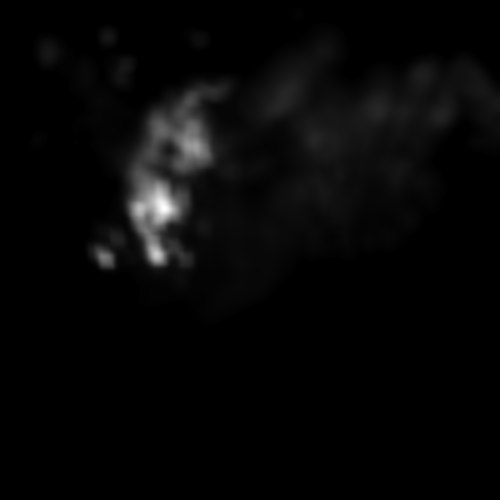
#> input picture test_file.tif, 1000 x 1000 px (shown at 1/2 size)
$ python WindField_test_Feb13.py   (older library calls are emulated)
#> lines starting #> are read from the running program, lines starting #| are printed output that depends on the picture
# -*- coding: utf-8 -*-
"""
Created on Wed Feb 13 11:47:44 2019

@author: lizhi

The methods of avoiding split and merge are including:

    scenario 1 (Benchmark):
        Maintain wind vector during forecast for sub-domains
        function: scenario_1(num_blocks)
    scenario 2:
        Moving wind vector along with events
    scenario 3:
        Combination of scenario 1 and 2
    scenario 4:
        Sum pixels when merging and Split for partition
    scenario 5:
        Substitute merged pixels with the maximum and maintain the split
"""

import numpy as np
import matplotlib.pyplot as plt
import pandas as pd
import pickle
import os
from scipy.ndimage import shift
from PIL import Image
import cv2
from numba import jit
import imageio
import datetime
import scipy

os.chdir('../for LiZhi/WindField')

def grid2grid(x,y,x_dis, y_dis):
    return (int(x+x_dis/100.), int(y+y_dis/100.)) #distance divided by 100m per pixel

def get_V(velocity_vector):
    '''
    This function returns the velocity field.

    Args:


    Returns:
        V_x, V_yb: array-like, (1000,1000), m/s

    '''
#    V_x,V_y = np.random.randint(-10, 10, (1000,1000)),np.random.randint(-10, 10, (1000,1000))
    return V_x, V_y

def get_dis(V, num_pred):
    '''
    This function calculates the distance over some velocity, meaning each cell
    moves certain distances

    Args:
        num_pred: int; indicates the predicted minutes ahead
    Returns:
        dis_X, dis_Y: array-like, (1000,1000)

    '''
    V_x,V_y = V[:,:,0], V[:,:,1]
    D_x, D_y = V_x*num_pred*2*60, V_y*num_pred*2*60
    return D_x, D_y

def Pred_img(curr_img, V , num_pred):
    '''
    This function predicts the number of images

    Args:
        curr_img: takes the current timestamp image, array-like (1000,1000), thresholded
        num_pred: see in get_dis

    Returns:
        img: predicted image
    '''
    #Initialize the pred_img:
    pred_img = np.zeros((curr_img.shape), np.int8) #binary image
    D_x, D_y = get_dis(V, num_pred)
    x,y = np.where(curr_img==1)
    for i,j in zip(x,y):
        (trans_i, trans_j) = grid2grid(i,j,D_x[i,j], D_y[i,j])
        if 0<=trans_i<=999 and 0<=trans_j<=999:
            pred_img[trans_i, trans_j] = 1

    return pred_img

@jit(nopython=True, parallel=True)
def _matrix_synthesize(V, num_blocks):
    x,y,z = V.shape
    block_size= int(x/num_blocks)
    for m in range(z):
        for i in range(0,1000,num_blocks):
            for j in range(0,1000,num_blocks):
                V[i:i+block_size-1, j:(j+block_size-1),m] = V[i:i+block_size-1, j:(j+block_size-1),m].mean()
    return V

def scenario_1(curr_img, V, num_blocks, num_pred=None):
    '''
    This function correspondes to the first scenario see description above,
    one parameter needs to be specified is number of blocks which means the number of
    sub-domains want to use. Alternatively, if it is left with blank, then the system automatically
    determines how many blocks to use. The philosophy behind is first to locate the cloud,
    '''
    V = _matrix_synthesize(V, num_blocks)
    pred_img = Pred_img(curr_img, V, num_pred)
#    scipy.misc.imsave(f'pred-{i}.png', pred_img)
    return pred_img, V


# [6 lines of commented-out code are left out]

num_blocks=20


V = np.random.randint(-10, 10, (1000,1000,2))


img = np.matrix(Image.open('test_file.tif'))
#> img is the input picture: shape (1000, 1000) float32; min 0, max 64.42, mean 1.7
THRESHOLD = 0.5
curr_img = np.zeros(img.shape, dtype=np.int8)
curr_img[img>THRESHOLD] = 1
curr_img[img<THRESHOLD] = 0
next_img, Wind = scenario_1(curr_img, V, 20, 2)


fig = plt.figure()
plt.subplot(121)
plt.imshow(curr_img)
ax = plt.gca();
ax.grid()
plt.subplot(122)
plt.imshow(next_img)
ax = plt.gca();
ax.grid()
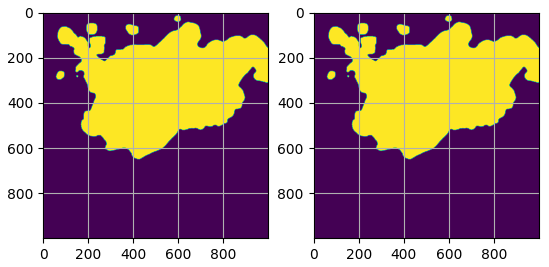
#> figure drawn by matplotlib, 2 panels
